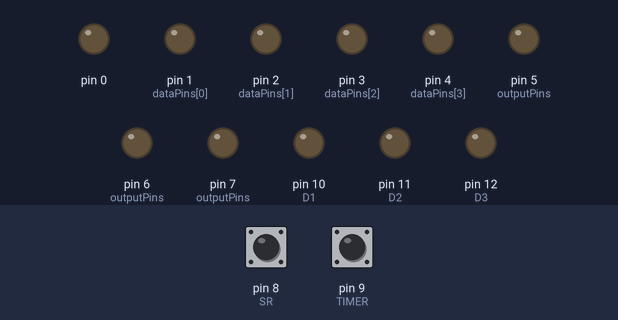
A sketch run on a simulated Arduino Uno, built with avr-gcc and run on an emulated ATmega328P. Shown: output pins drawn as LEDs (lit = HIGH). Inputs (shaded band) come from the test bench; at power-on: pin 8 (SR) HIGH, pin 9 (TIMER) HIGH.

Above: at 1.2 s.
1.3 s: pin 8 (SR) pulled LOW for 0.15 s
At 2.4 s:
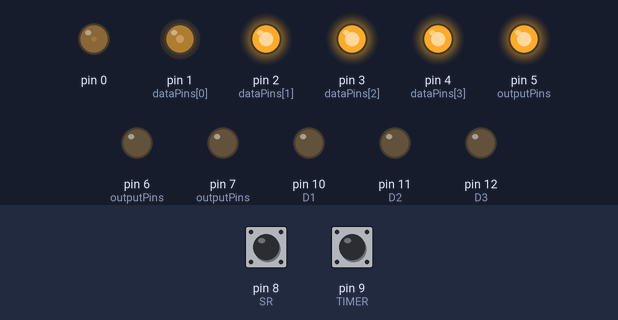
2.9 s: pin 9 (TIMER) pulled LOW for 0.15 s
At 4.6 s:
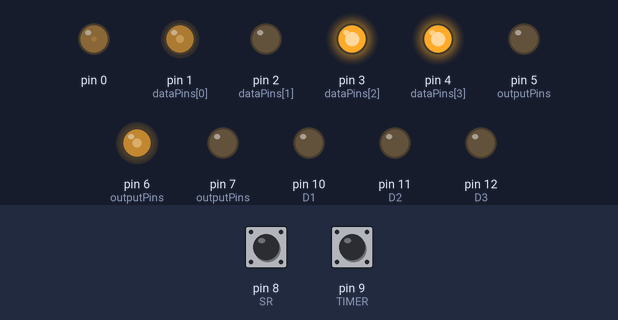
5.9 s: pin 8 (SR) pulled LOW for 1 s
At 7.1 s:
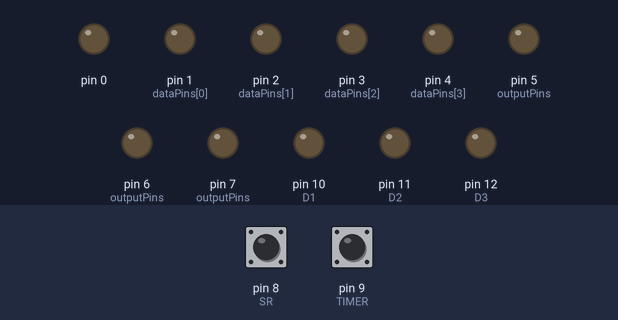
8.4 s: pin 8 (SR) pulled LOW for 0.15 s
At 10.1 s:
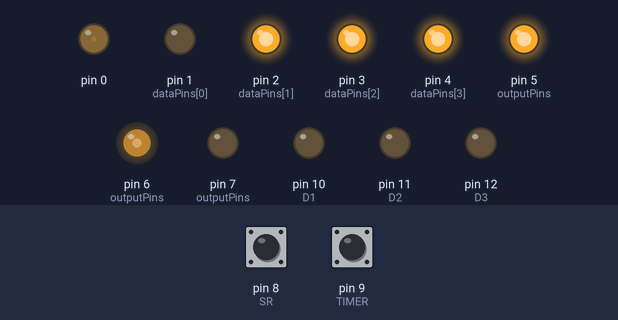
11.5 s: pin 8 (SR) pulled LOW for 3.2 s
Timing chart, 0 to 14.5 s (numbered marks = the images above; inputs shaded):
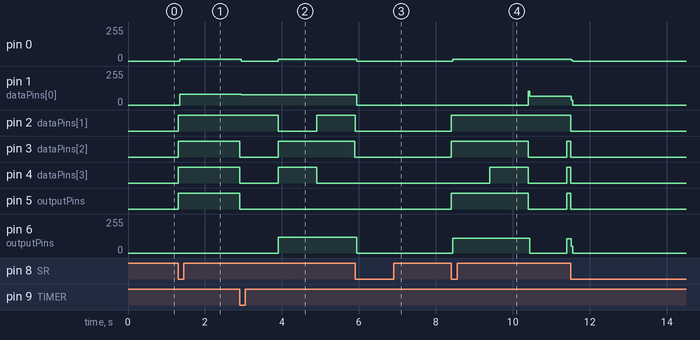

The sketch:

lcd_TIMER3.ino
```cpp
#define SR 8
#define TIMER 9

#define A 7
#define B 6
#define C 5
#define D 4
#define E 3
#define F 2
#define G 1

#define D1 10
#define D2 11
#define D3 12
#define D4 13

int outputPins[] = {
  A, B, C, D, E, F, G
};


int dataPins[] = {
  D1, D2, D3, D4
};

byte outputArray[] = {
  B11111100, // zero
  B01100000, // one
  B11011010, // two
  B11110010, // three
  B01100110, // four
  B10110110, // five
  B10111110, // six
  B11100000, // seven
  B11111110,// eight
  B11110110// nine
};

bool state1 = false, state2 = false, ledState = false, output = false, timer = false, backward = false;
static bool prevState1 = false, prevState2 = false;
int count = 0;
int limit = 10;
unsigned long time = 0;
static unsigned long prevTime = 0;

void setup() {
 for (unsigned int i = 0; i < sizeof(outputPins); ++i) {
  pinMode(outputPins[i], OUTPUT);
  digitalWrite(i, false);
 }

 for (unsigned int i = 0; i < sizeof(dataPins); ++i) {
  pinMode(dataPins[i], OUTPUT);
  digitalWrite(i, false);
 }

 pinMode(SR, INPUT_PULLUP);
 pinMode(TIMER, INPUT_PULLUP);

 DDRB |= B00000000;
 DDRD |= B11111111;
}

void loop() {
  state1 = !digitalRead(SR);
  state2 = !digitalRead(TIMER);

  if (state1 && !prevState1) {
    output = !output;
  }

  if (output) {

    if (state2 && !prevState2) {
      timer = !timer;
    }

    if (timer) {
      time = millis();

      if (time - prevTime >= 1000) {
        prevTime = time;

        if (!backward) {
          if (count < limit) {
            count++;
          } else {
            count = 0;
          }
        } else {
          if (count > 0) {
            count--;
          } else {
            count = limit;
          }
        }
      }
    }

    byte currentOutput = outputArray[count];

    for (unsigned int i = 0; i < sizeof(outputPins); ++i) {
      //digitalWrite(outputPins[i], bitRead(currentOutput, i));

       if (bitRead(currentOutput, i)) {
        PORTD |= (1 << outputPins[i]); // Set the bit high
      } else {
        PORTD &= ~(1 << outputPins[i]); // Set the bit low
      }

    }
  } else {
      PORTD &= B00000000;
  }

  prevState1 = state1;
  prevState2 = state2;
}

// 0 on D1- digit 1
// 0 on D2- digit 2, etc
// so to choose the digit displayed you should give low state output on given digit
```

Measured:
- after the input at 1.3 s, pin 0: 0/255 → 14/255 at once; pin 1 (dataPins[0]): 0/255 → 82/255 at once; pin 2 (dataPins[1]), pin 3 (dataPins[2]), pin 4 (dataPins[3]), pin 5 (outputPins): LOW → HIGH at once
- after the input at 2.9 s, pin 0: 14/255 → 0/255 at once, → 14/255 0.96 s later; pin 1 (dataPins[0]): 82/255 → 76/255 at once; pin 2 (dataPins[1]): HIGH → LOW after 1.0 s, → HIGH 1.0 s later; pin 3 (dataPins[2]): HIGH → LOW at once, → HIGH 1.0 s later, → LOW 2.0 s later; pin 4 (dataPins[3]): HIGH → LOW at once, → HIGH 1.0 s later, → LOW 1.0 s later
- after the input at 5.9 s, pin 0: goes on until 5.9 s, then stays 0/255; pin 1 (dataPins[0]): 76/255 → 0/255 after 0.04 s instead of 1.0 s; pin 2 (dataPins[1]): HIGH → LOW at once; pin 3 (dataPins[2]): stays LOW (without the input it goes to HIGH after 1.0 s); pin 4 (dataPins[3]): stays LOW (without the input it goes to HIGH after 2.0 s)
- after the input at 8.4 s, pin 0: 0/255 → 12/255 at once; pin 1 (dataPins[0]): 0/255 → 66/255 after 2.0 s; pin 2 (dataPins[1]): LOW → HIGH at once; pin 3 (dataPins[2]), pin 5 (outputPins): LOW → HIGH at once, → LOW 2.0 s later, → HIGH 1.0 s later; pin 4 (dataPins[3]): LOW → HIGH after 1.0 s, → LOW 1.0 s later, → HIGH 1.0 s later
